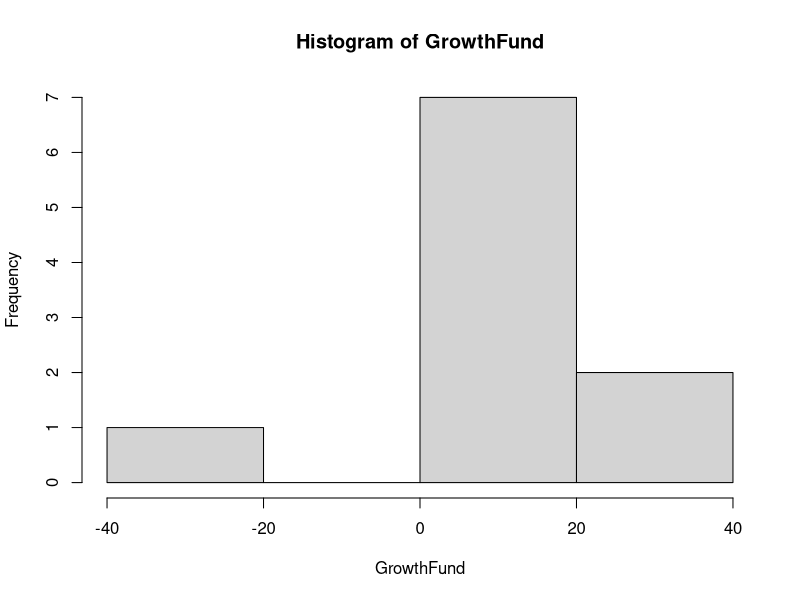
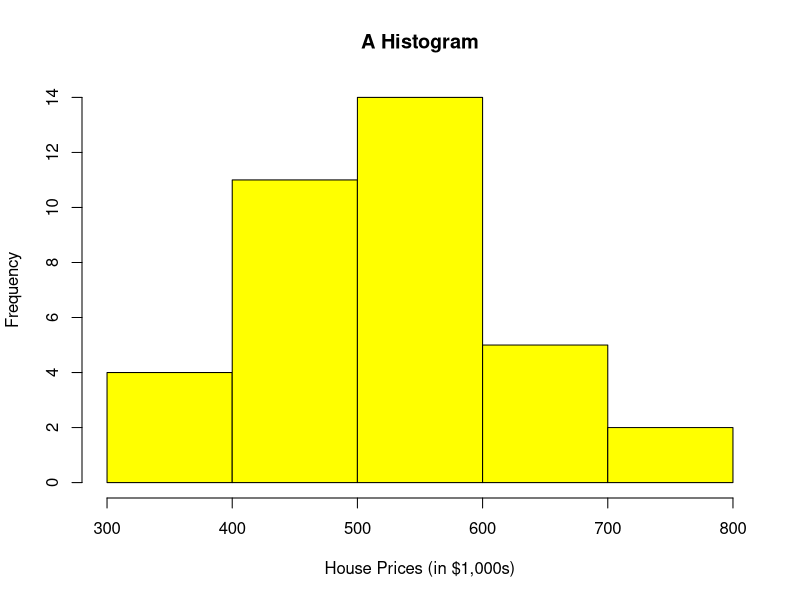
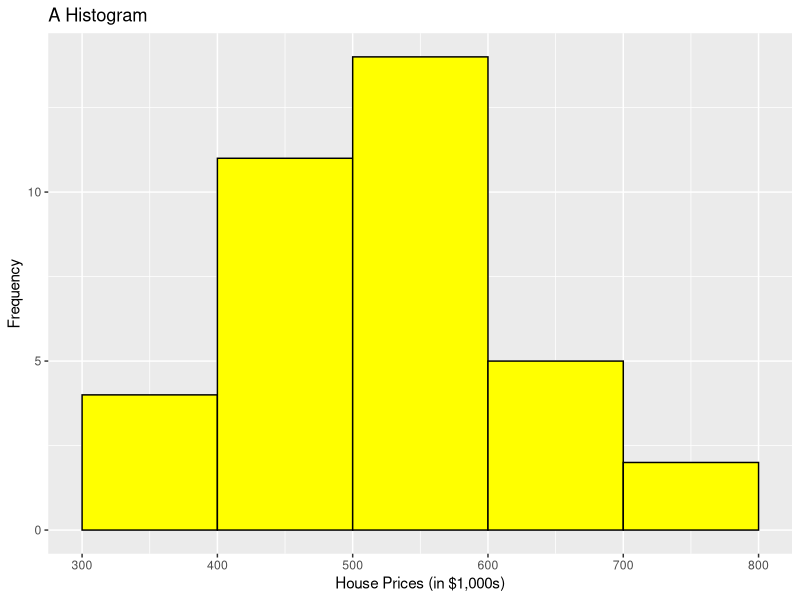

The R script that drew these images, in order:
## ---- chunk 1
knitr::opts_chunk$set(echo=TRUE, tidy.opts = list(width.cutoff = 70), tidy = TRUE, message=FALSE, warning=FALSE)
## ---- chunk 2
####################################
# Project name: Descriptive Statistics
# Data used: customers.csv
# Libraries used: tidyverse, semTools
####################################
## ---- chunk 3
# Create a vector with some data that could be categorical
Sample_Vector <- c("A", "B", "A", "C", "A", "B", "A", "C", "A", "B")
# Create a data frame with the vector
data <- data.frame(Sample_Vector)
## ---- chunk 4
# Create a table of frequencies
frequencies <- table(data$Sample_Vector); frequencies

## ---- chunk 5
# Calculate proportions
proportions <- prop.table(frequencies)
## ---- chunk 6
# Calculate cumulative frequencies
cumulfreq <- cumsum(frequencies)
# Calculate cumulative proportions
cumulproportions<- cumsum(prop.table(frequencies))
## ---- chunk 7
#combine into table
frequency_table <- rbind(frequencies, proportions, cumulfreq, cumulproportions)
# Print the table
frequency_table

## ---- chunk 8
TransposedData <- t(frequency_table)
TransposedData
## ---- chunk 9
TransposedData <- as.data.frame(TransposedData)
TransposedData
## ---- chunk 10
# Create Vector of Salaries
salaries <- c(40000, 40000, 65000, 90000, 145000, 150000, 550000)
#Calculate the mean using the mean() command
mean(salaries)
## ---- chunk 11
salaries2 <- c(40000, 40000, 65000, 90000, 145000, 150000, 550000, NA, NA)
#Calculate the mean using the mean() command
# Notice that it does not work
mean(salaries2)
# Add in na.rm parameter to get it to produce the mean with no NAs. 
mean(salaries2, na.rm=TRUE)
## ---- chunk 12
values <- c(4, 7, 10, 5, 6)
weights <- c(1, 2, 3, 4, 5)
weighted_mean <- weighted.mean(values, weights)
weighted_mean
## ---- chunk 13
# Calculate the median using the median() command
median(salaries)
## ---- chunk 14
mean(salaries)
## ---- chunk 15
GrowthFund <- c(-38.32, 1.71, 3.17, 5.99, 12.56, 13.47, 16.89, 16.96, 32.16, 36.29)
## ---- chunk 16
median(GrowthFund) 
(12.56+13.47)/2

#The mean is still the average
mean(GrowthFund) 
## ---- chunk 17
# Try this command with and without it. 
names(sort(x = table(salaries), decreasing = TRUE))

## ---- chunk 18
sort(table(GrowthFund), decreasing = TRUE)[1:3]
## ---- chunk 19
# install the semTools package if necessary. 
# install.packages("semTools")
# Activate the library
library(semTools)
## ---- chunk 20

skew(salaries) 

## ---- chunk 21
skew(GrowthFund)
## ---- chunk 22
hist(GrowthFund)
## ---- chunk 23
# Making an appropriate data.frame to use the hist() command
HousePrice <- c(430, 520, 460, 475, 670, 521, 670, 417, 533, 525, 538, 370, 530, 525, 430, 330, 575, 555, 521, 350, 399, 560, 440, 425, 669, 660, 702, 540, 460, 588, 445, 412, 735, 537, 630, 430) 
HousePrice <- data.frame(HousePrice)
## ---- chunk 24
# Using base R to create the histogram. 
hist(HousePrice$HousePrice, breaks=5, main = "A Histogram", xlab = "House Prices (in $1,000s)", col="yellow")
## ---- chunk 25
library(tidyverse)
## ---- chunk 26
# Using geom_histogram() command to create the histogram. 
ggplot(HousePrice, aes(x=HousePrice))+geom_histogram(binwidth = 100, boundary= 300, color="black", fill="yellow")+ labs(title="A Histogram",x="House Prices (in $1,000s)", y = "Frequency")
## ---- chunk 27
    ##Calculated from Small Sample
    x <- c(1,2,3,4,5)
    sum((x-mean(x))^2/(5-1))
    var(x)
    sqrt(var(x))
    sd(x)

    sd(HousePrice$HousePrice)
    var(HousePrice$HousePrice)

## ---- chunk 28

customers <- read.csv("data/customers.csv")
summary(customers$Spending, na.rm=TRUE) #mean and median
mean(customers$Spending, na.rm=TRUE) #mean by itself
median(customers$Spending, na.rm=TRUE) #median by itself
### Spread to Report with the Mean
sd(customers$Spending, na.rm=TRUE) 
var(customers$Spending, na.rm=TRUE)
## ---- chunk 29
# z-value is 3.0398, which is > 2 indicating leptokurtic
# Small sample size: range is -2 to 2
kurtosis(salaries)

# z-value is 2.20528007, which is > 2 indicating leptokurtic 
# Small sample size: range is -2 to 2
kurtosis(GrowthFund)

# Small sample size: range is -2 to 2
# Skewness and kurtosis are both in range. 
skew(HousePrice$HousePrice) #normal
kurtosis(HousePrice$HousePrice) #normal
## ---- chunk 30
# Noted sample size at 200 observations or a medium sample size. Using threshold –3.29 to 3.29 to assess normality. 

#-3.4245446445 is below -3.29 so kurtosis is present
#Negative kurtosis value indicates platykurtic
kurtosis(customers$Spending)

#Normal: 2.977622119 is in between -3.29 and 3.29
kurtosis(customers$Income) 

#-3.7251961028 is below -3.29 so kurtosis is present
#Negative kurtosis value indicates platykurtic
kurtosis(customers$HHSize)

#Normal: -0.20056607 is in between -3.29 and 3.29 
kurtosis(customers$Orders) 
## ---- chunk 31
    summary(customers$Spending, na.rm=TRUE)
    diff(range(customers$Spending, na.rm=TRUE))
    max(customers$Spending, na.rm=TRUE)-min(customers$Spending, na.rm=TRUE)
    IQR(customers$Spending, na.rm=TRUE)
